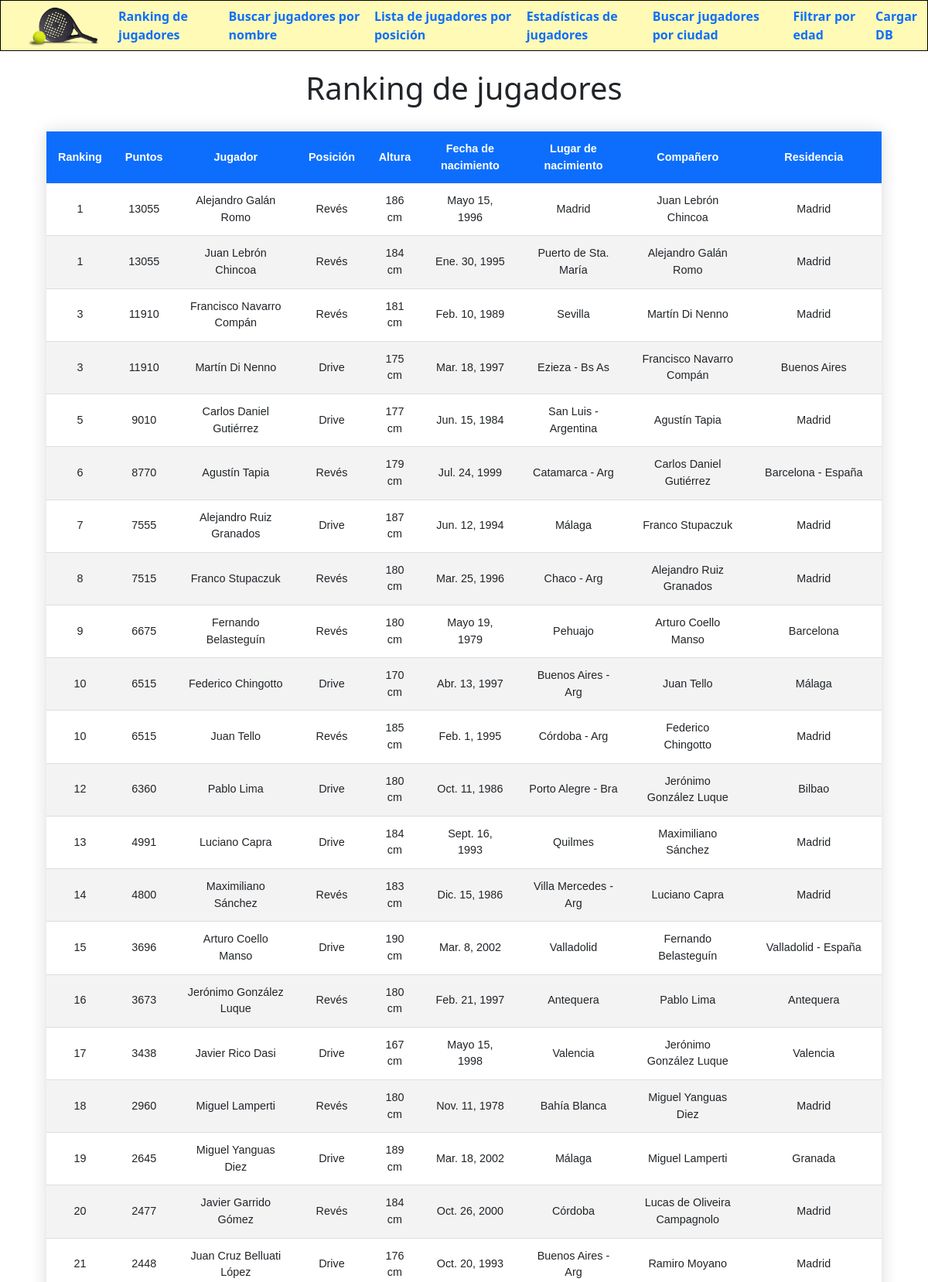
The page /ranking/ (upper part) on the database its author committed.
### principal/models.py (models this page shows, shortened)
class Jugador(models.Model):
    nombre = models.TextField(unique=True)
    ranking = models.PositiveSmallIntegerField(default=0)
    puntos = models.PositiveIntegerField(default=0)
    compañero = models.TextField(null=True)
    posicion = models.TextField()
    lugarNac = models.TextField()
    fechaNac = models.DateField()
    altura = models.PositiveIntegerField(default=0)
    residencia = models.TextField()

### principal/views.py (the view)
# urls.py: path('ranking/', views.lista_jugadores),
def lista_jugadores(request):
    jugadores = Jugador.objects.all().order_by("ranking")
    return render(request, "ranking.html", {"jugadores": jugadores})

### principal/templates/ranking.html
{% extends 'base.html' %} {% block encabezado %}
{% load static %}
  <link rel="stylesheet" type="text/css" href="{%static 'css/style.css' %}">
{% endblock %} {% block contenido %}
<br>
<h1 style="text-align: center;">Ranking de jugadores</h1>
<br>
<table class="styled-table" style="width: 90%;">
  <thead>
    <tr>
      <th>Ranking</th>
      <th>Puntos</th>
      <th>Jugador</th>
      <th>Posición</th>
      <th>Altura</th>
      <th>Fecha de nacimiento</th>
      <th>Lugar de nacimiento</th>
      <th>Compañero</th>
      <th>Residencia</th>
    </tr>
  </thead>
  <tbody>
    {% for jugador in jugadores %}
    <tr>
      <td>{{jugador.ranking}}</td>
      <td>{{jugador.puntos}}</td>
      <td>{{jugador.nombre}}</td>
      <td>{{jugador.posicion}}</td>
      <td>{{jugador.altura}} cm</td>
      <td>{{jugador.fechaNac}}</td>
      <td>{{jugador.lugarNac}}</td>
      <td>{{jugador.compañero}}</td>
      <td>{{jugador.residencia}}</td>
    </tr>
    {% endfor %}
  </tbody>
</table>
{% endblock %}

### principal/templates/base.html (shortened to what this page needs)
<!DOCTYPE html>
<html lang='es'>
<head>
  {% load static %}
  <link href="https://cdn.jsdelivr.net/npm/bootstrap@5.0.0-beta2/dist/css/bootstrap.min.css" rel="stylesheet"
>
  <link href="{% static 'css/base.css' %}" rel="stylesheet">
</head>
<body>
  <header>
    {% block encabezado %}{% endblock %}
  	<nav class="navbar navbar-expand-lg">
      <a class="navbar-brand" href="/"><img class="logo" src="{% static 'media/logo.png' %}" alt=""></a>
      <div class="collapse navbar-collapse" id="navbarNavAltMarkup">
          <div class="navbar-nav">
              <a class="nav-item nav-link" href='/ranking'>Ranking de jugadores</a>
              <a class="nav-item nav-link" href='/busca_jugadores_nombre'>Buscar jugadores por nombre</a>
              <a class="nav-item nav-link " href='/lista_jugadores_posicion'>Lista de jugadores por posición</a>
              <a class="nav-item nav-link " href='/estadisticas'>Estadísticas de jugadores</a>
              <a class="nav-item nav-link " href='/busca_jugadores_ciudad'>Buscar jugadores por ciudad</a>
              <a class="nav-item nav-link " href='/filtra_jugadores_edad'>Filtrar por edad</a>
              <a class="nav-item nav-link " href='/cargar'>Cargar DB</a>
          </div>
      </div>
  </nav>
  </header>
  <section>
    {% block contenido %}
    {% endblock %}
  </section>
</body>
</html>

### principal/static/css/base.css (style rules this page uses)
.navbar { background-color: #fffab5; font-weight: bold; margin:0%; padding: 0%; border: 1px solid rgb(0, 0, 0); }
.logo { height: 53px; width: 128px; }

### principal/static/css/style.css (style rules this page uses)
.styled-table { text-align: center; border-collapse: collapse; margin: 0 auto; font-size: 0.9em; font-family: sans-serif; min-width: 800px; box-shadow: 0 0 20px rgba(0, 0, 0, 0.15); }
.styled-table thead tr { background-color: #0d6efd; color: #ffffff; text-align: center; }
.styled-table th, .styled-table td { padding: 12px 15px; }
.styled-table tbody tr { border-bottom: 1px solid #dddddd; }
.styled-table tbody tr:nth-of-type(even) { background-color: #f3f3f3; }

### rows shown on the page
Jugador: ranking "1", puntos "13055", nombre "Alejandro Galán Romo", posicion "Revés", altura "186", fechaNac "Mayo 15, 1996", lugarNac "Madrid", compañero "Juan Lebrón Chincoa", residencia "Madrid"
Jugador: ranking "1", puntos "13055", nombre "Juan Lebrón Chincoa", posicion "Revés", altura "184", fechaNac "Ene. 30, 1995", lugarNac "Puerto de Sta. María", compañero "Alejandro Galán Romo", residencia "Madrid"
Jugador: ranking "3", puntos "11910", nombre "Francisco Navarro Compán", posicion "Revés", altura "181", fechaNac "Feb. 10, 1989", lugarNac "Sevilla", compañero "Martín Di Nenno", residencia "Madrid"
Jugador: ranking "3", puntos "11910", nombre "Martín Di Nenno", posicion "Drive", altura "175", fechaNac "Mar. 18, 1997", lugarNac "Ezieza - Bs As", compañero "Francisco Navarro Compán", residencia "Buenos Aires"
Jugador: ranking "5", puntos "9010", nombre "Carlos Daniel Gutiérrez", posicion "Drive", altura "177", fechaNac "Jun. 15, 1984", lugarNac "San Luis - Argentina", compañero "Agustín Tapia", residencia "Madrid"
Jugador: ranking "6", puntos "8770", nombre "Agustín Tapia", posicion "Revés", altura "179", fechaNac "Jul. 24, 1999", lugarNac "Catamarca - Arg", compañero "Carlos Daniel Gutiérrez", residencia "Barcelona - España"
Jugador: ranking "7", puntos "7555", nombre "Alejandro Ruiz Granados", posicion "Drive", altura "187", fechaNac "Jun. 12, 1994", lugarNac "Málaga", compañero "Franco Stupaczuk", residencia "Madrid"
Jugador: ranking "8", puntos "7515", nombre "Franco Stupaczuk", posicion "Revés", altura "180", fechaNac "Mar. 25, 1996", lugarNac "Chaco - Arg", compañero "Alejandro Ruiz Granados", residencia "Madrid"
Jugador: ranking "9", puntos "6675", nombre "Fernando Belasteguín", posicion "Revés", altura "180", fechaNac "Mayo 19, 1979", lugarNac "Pehuajo", compañero "Arturo Coello Manso", residencia "Barcelona"
Jugador: ranking "10", puntos "6515", nombre "Federico Chingotto", posicion "Drive", altura "170", fechaNac "Abr. 13, 1997", lugarNac "Buenos Aires - Arg", compañero "Juan Tello", residencia "Málaga"
Jugador: ranking "10", puntos "6515", nombre "Juan Tello", posicion "Revés", altura "185", fechaNac "Feb. 1, 1995", lugarNac "Córdoba - Arg", compañero "Federico Chingotto", residencia "Madrid"
Jugador: ranking "12", puntos "6360", nombre "Pablo Lima", posicion "Drive", altura "180", fechaNac "Oct. 11, 1986", lugarNac "Porto Alegre - Bra", compañero "Jerónimo González Luque", residencia "Bilbao"
Jugador: ranking "13", puntos "4991", nombre "Luciano Capra", posicion "Drive", altura "184", fechaNac "Sept. 16, 1993", lugarNac "Quilmes", compañero "Maximiliano Sánchez", residencia "Madrid"
Jugador: ranking "14", puntos "4800", nombre "Maximiliano Sánchez", posicion "Revés", altura "183", fechaNac "Dic. 15, 1986", lugarNac "Villa Mercedes - Arg", compañero "Luciano Capra", residencia "Madrid"
Jugador: ranking "15", puntos "3696", nombre "Arturo Coello Manso", posicion "Drive", altura "190", fechaNac "Mar. 8, 2002", lugarNac "Valladolid", compañero "Fernando Belasteguín", residencia "Valladolid - España"
Jugador: ranking "16", puntos "3673", nombre "Jerónimo González Luque", posicion "Revés", altura "180", fechaNac "Feb. 21, 1997", lugarNac "Antequera", compañero "Pablo Lima", residencia "Antequera"
Jugador: ranking "17", puntos "3438", nombre "Javier Rico Dasi", posicion "Drive", altura "167", fechaNac "Mayo 15, 1998", lugarNac "Valencia", compañero "Jerónimo González Luque", residencia "Valencia"
Jugador: ranking "18", puntos "2960", nombre "Miguel Lamperti", posicion "Revés", altura "180", fechaNac "Nov. 11, 1978", lugarNac "Bahía Blanca", compañero "Miguel Yanguas Diez", residencia "Madrid"
Jugador: ranking "19", puntos "2645", nombre "Miguel Yanguas Diez", posicion "Drive", altura "189", fechaNac "Mar. 18, 2002", lugarNac "Málaga", compañero "Miguel Lamperti", residencia "Granada"
Jugador: ranking "20", puntos "2477", nombre "Javier Garrido Gómez", posicion "Revés", altura "184", fechaNac "Oct. 26, 2000", lugarNac "Córdoba", compañero "Lucas de Oliveira Campagnolo", residencia "Madrid"
Jugador: ranking "21", puntos "2448", nombre "Juan Cruz Belluati López", posicion "Drive", altura "176", fechaNac "Oct. 20, 1993", lugarNac "Buenos Aires - Arg", compañero "Ramiro Moyano", residencia "Madrid"
